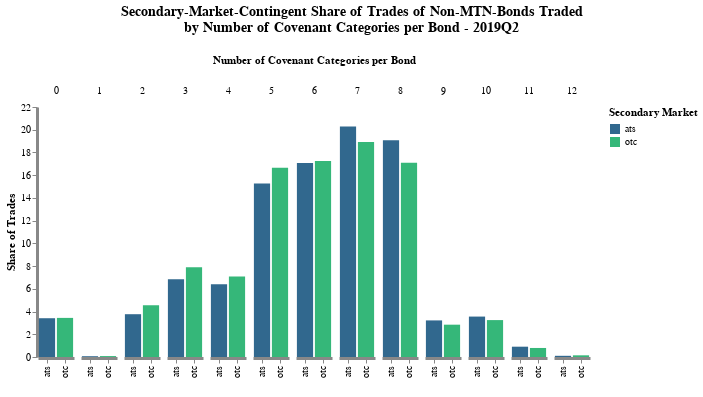

Notebook code for this chart:
### Code cell
pl[8]

### Figure 1 — Vega-Lite specification as saved in the notebook (floating-point values rounded to 4 significant figures)
{"config": {"axis": {"domainWidth": 3}, "opacity": {"value": 0.7}, "view": {"stroke": "transparent"}}, "data": {"values": [{"perc_sbm_rt_total": 3.412, "perc_sbm_total": 3.412, "period": "2019Q2", "rt": "any", "sbm": "ats", "sum_num_cov": 0, "value": 20868, "variable": "trades_by_num_cov"}, {"perc_sbm_rt_total": 0.06867, "perc_sbm_total": 0.06867, "period": "2019Q2", "rt": "any", "sbm": "ats", "sum_num_cov": 1, "value": 420, "variable": "trades_by_num_cov"}, {"perc_sbm_rt_total": 3.766, "perc_sbm_total": 3.766, "period": "2019Q2", "rt": "any", "sbm": "ats", "sum_num_cov": 2, "value": 23035, "variable": "trades_by_num_cov"}, {"perc_sbm_rt_total": 6.847, "perc_sbm_total": 6.847, "period": "2019Q2", "rt": "any", "sbm": "ats", "sum_num_cov": 3, "value": 41875, "variable": "trades_by_num_cov"}, {"perc_sbm_rt_total": 6.404, "perc_sbm_total": 6.404, "period": "2019Q2", "rt": "any", "sbm": "ats", "sum_num_cov": 4, "value": 39167, "variable": "trades_by_num_cov"}, {"perc_sbm_rt_total": 15.28, "perc_sbm_total": 15.28, "period": "2019Q2", "rt": "any", "sbm": "ats", "sum_num_cov": 5, "value": 93443, "variable": "trades_by_num_cov"}, {"perc_sbm_rt_total": 17.08, "perc_sbm_total": 17.08, "period": "2019Q2", "rt": "any", "sbm": "ats", "sum_num_cov": 6, "value": 104469, "variable": "trades_by_num_cov"}, {"perc_sbm_rt_total": 20.28, "perc_sbm_total": 20.28, "period": "2019Q2", "rt": "any", "sbm": "ats", "sum_num_cov": 7, "value": 124045, "variable": "trades_by_num_cov"}, {"perc_sbm_rt_total": 19.07, "perc_sbm_total": 19.07, "period": "2019Q2", "rt": "any", "sbm": "ats", "sum_num_cov": 8, "value": 116635, "variable": "trades_by_num_cov"}, {"perc_sbm_rt_total": 3.22, "perc_sbm_total": 3.22, "period": "2019Q2", "rt": "any", "sbm": "ats", "sum_num_cov": 9, "value": 19695, "variable": "trades_by_num_cov"}, {"perc_sbm_rt_total": 3.558, "perc_sbm_total": 3.558, "period": "2019Q2", "rt": "any", "sbm": "ats", "sum_num_cov": 10, "value": 21758, "variable": "trades_by_num_cov"}, {"perc_sbm_rt_total": 0.9073, "perc_sbm_total": 0.9073, "period": "2019Q2", "rt": "any", "sbm": "ats", "sum_num_cov": 11, "value": 5549, "variable": "trades_by_num_cov"}, {"perc_sbm_rt_total": 0.1046, "perc_sbm_total": 0.1046, "period": "2019Q2", "rt": "any", "sbm": "ats", "sum_num_cov": 12, "value": 640, "variable": "trades_by_num_cov"}, {"perc_sbm_rt_total": 3.442, "perc_sbm_total": 3.442, "period": "2019Q2", "rt": "any", "sbm": "otc", "sum_num_cov": 0, "value": 73969, "variable": "trades_by_num_cov"}, {"perc_sbm_rt_total": 0.08096, "perc_sbm_total": 0.08096, "period": "2019Q2", "rt": "any", "sbm": "otc", "sum_num_cov": 1, "value": 1740, "variable": "trades_by_num_cov"}, {"perc_sbm_rt_total": 4.547, "perc_sbm_total": 4.547, "period": "2019Q2", "rt": "any", "sbm": "otc", "sum_num_cov": 2, "value": 97720, "variable": "trades_by_num_cov"}, {"perc_sbm_rt_total": 7.901, "perc_sbm_total": 7.901, "period": "2019Q2", "rt": "any", "sbm": "otc", "sum_num_cov": 3, "value": 169824, "variable": "trades_by_num_cov"}, {"perc_sbm_rt_total": 7.076, "perc_sbm_total": 7.076, "period": "2019Q2", "rt": "any", "sbm": "otc", "sum_num_cov": 4, "value": 152073, "variable": "trades_by_num_cov"}, {"perc_sbm_rt_total": 16.65, "perc_sbm_total": 16.65, "period": "2019Q2", "rt": "any", "sbm": "otc", "sum_num_cov": 5, "value": 357795, "variable": "trades_by_num_cov"}, {"perc_sbm_rt_total": 17.24, "perc_sbm_total": 17.24, "period": "2019Q2", "rt": "any", "sbm": "otc", "sum_num_cov": 6, "value": 370593, "variable": "trades_by_num_cov"}, {"perc_sbm_rt_total": 18.93, "perc_sbm_total": 18.93, "period": "2019Q2", "rt": "any", "sbm": "otc", "sum_num_cov": 7, "value": 406846, "variable": "trades_by_num_cov"}, {"perc_sbm_rt_total": 17.1, "perc_sbm_total": 17.1, "period": "2019Q2", "rt": "any", "sbm": "otc", "sum_num_cov": 8, "value": 367512, "variable": "trades_by_num_cov"}, {"perc_sbm_rt_total": 2.844, "perc_sbm_total": 2.844, "period": "2019Q2", "rt": "any", "sbm": "otc", "sum_num_cov": 9, "value": 61134, "variable": "trades_by_num_cov"}, {"perc_sbm_rt_total": 3.248, "perc_sbm_total": 3.248, "period": "2019Q2", "rt": "any", "sbm": "otc", "sum_num_cov": 10, "value": 69816, "variable": "trades_by_num_cov"}, {"perc_sbm_rt_total": 0.7951, "perc_sbm_total": 0.7951, "period": "2019Q2", "rt": "any", "sbm": "otc", "sum_num_cov": 11, "value": 17089, "variable": "trades_by_num_cov"}, {"perc_sbm_rt_total": 0.1474, "perc_sbm_total": 0.1474, "period": "2019Q2", "rt": "any", "sbm": "otc", "sum_num_cov": 12, "value": 3169, "variable": "trades_by_num_cov"}]}, "encoding": {"color": {"field": "sbm", "legend": {"title": "Secondary Market"}, "scale": {"scheme": "viridis"}, "type": "nominal"}, "column": {"field": "sum_num_cov", "sort": "ascending", "title": "Number of Covenant Categories per Bond", "type": "ordinal"}, "x": {"axis": {"title": " "}, "field": "sbm", "type": "nominal"}, "y": {"axis": {"grid": false, "stack": null, "title": "Share of Trades"}, "field": "perc_sbm_total", "type": "quantitative"}}, "height": 250, "mark": "bar", "spacing": 5, "title": {"align": "center", "anchor": "middle", "fontSize": 14, "offset": 20, "text": ["Secondary-Market-Contingent Share of Trades of Non-MTN-Bonds Traded", " by Number of Covenant Categories per Bond - 2019Q2"]}, "width": {"step": 18}}
